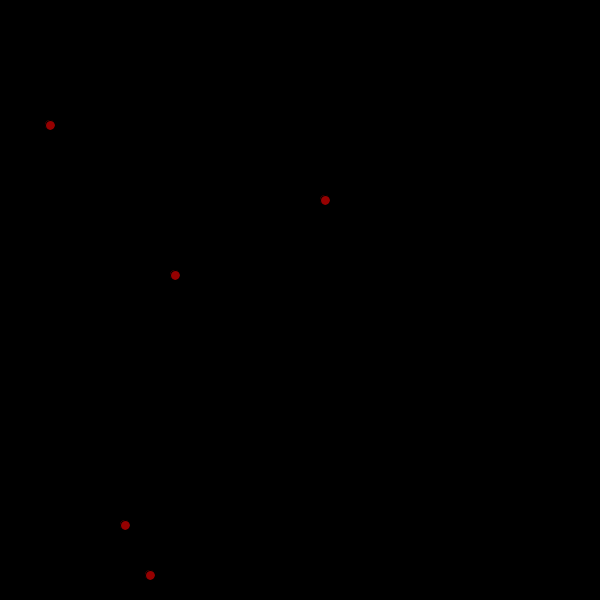
Frame 1 (no input)
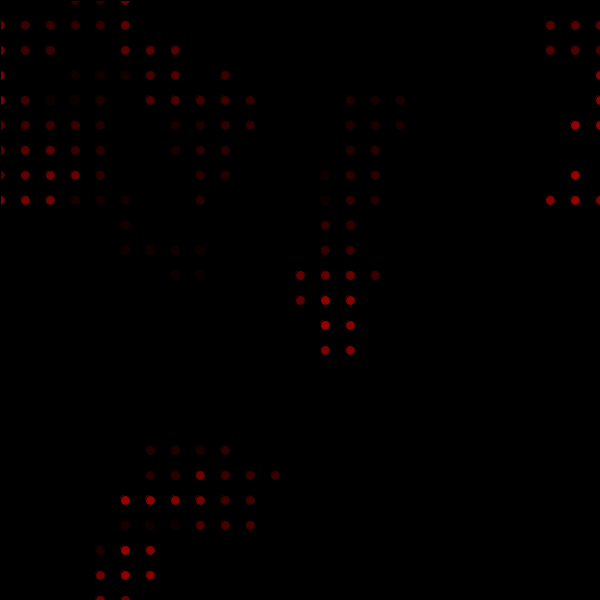
Frame 60 (the mouse pressed at the canvas centre just before this capture)
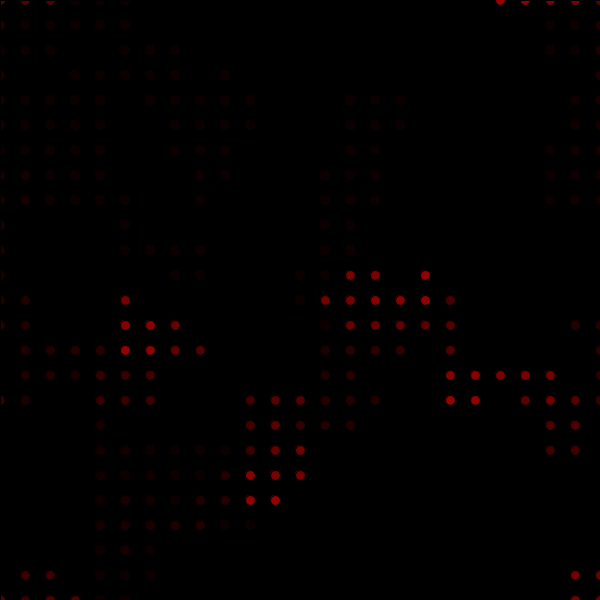
Frame 120 (the mouse held since frame 60 and released just before this capture)

The Processing sketch that drew these frames (run headless with seeded random() and noise(); from frame 60 on, the mouse is pressed at the canvas centre):

// Processing sketch: Network_01
// ── Network_01.pde
/*
split into a grid
 create a line class
 create a circle class
 start from random points
 and radiate about
 */

color col = color(0, 0, 0, 10);            // background color
int spacing = 25;            
ArrayList<ArrayList<cls_Pt>> Grid; 
ArrayList<PVector> Active;
ArrayList<cls_Ln> ActiveLns;
int radius = 10;
int count = 0;
// list of current active points
// list of current active lines

void setup() {
  size(600, 600);
  background(0);
  frameRate(5);
  Active = new ArrayList<PVector>();


  CreateGrid();
  Spawn();
}

void draw() {
  fill(col);
  rect(0, 0, width, height);

  for (int i = 0; i< Active.size(); i++) {
    PVector vect = Active.get(i);
    Grid.get((int)vect.x).get((int)vect.y).Render();
  }

  Respawn();
}




// create grid of points
void CreateGrid() {
  Grid = new ArrayList<ArrayList<cls_Pt> >();
  for (int i = 0; i <= height; i+= spacing) {
    ArrayList<cls_Pt> temp = new ArrayList<cls_Pt>();
    for (int j = 0; j <= width; j+= spacing) {
      temp.add(new cls_Pt(i, j, i/spacing, j/spacing, color(150, 0, 0), radius));
    }
    Grid.add(temp);
  }
}


// randomly pick a series of points to spawn from 
void Spawn() {
  int tempNum = (int)random(3, 5);
  int count = 0;

  // randomly pick from grid
  while (count <= tempNum) {                         // while loop to avoid repeated pts
    int w = (int) random(0, Grid.size());
    int h = (int) random(0, Grid.size());
    if (Grid.get(w).get(h).display == false) {
      // Grid.get(w).get(h).display = true;
      // Grid.get(w).get(h).Render();
      Active.add(new PVector(w, h));
      count++;
    }
  }
}


// 0 = up, 1 = right; 2 = down; 3 = left
void Respawn() {

  ActiveLns = new ArrayList<cls_Ln>();              // reset list
  boolean ignore = false;

  for (int i  = 0; i < Active.size(); i++) {
    cls_Ln templn = new cls_Ln();
    templn.stpt = Grid.get((int)Active.get(i).x).get((int)Active.get(i).y);

    int num = (int) random(0, 4);

    switch (num) {
    case 0:
      if (Active.get(i).y == 0) {
        Active.get(i).y = Grid.size()-1;
        ignore = true;
      } else {
        Active.get(i).y--;
      }
      break;
    case 1:
      if (Active.get(i).x == Grid.size()-1) {
        Active.get(i).x = 0;
        ignore = true;
      } else {
        Active.get(i).x++;
      }
      break;
    case 2:
      if (Active.get(i).y == Grid.get(0).size()-1) {
        Active.get(i).y = 0;
        ignore = true;
      } else {
        Active.get(i).y++;
      }
      break;
    case 3:
      if (Active.get(i).x == 0) {
        Active.get(i).x = Grid.size()-1;
        ignore = true;
      } else {
        Active.get(i).x--;
      }
      break;
    }

    if ( !ignore) {
      templn.endpt = Grid.get((int)Active.get(i).x).get((int)Active.get(i).y);
    }
    ignore = false;
  }
}
// ── cls_Ln.pde


class cls_Ln {

  cls_Pt stpt, endpt;
  color col;

  cls_Ln() {
  }
  
  
  
  cls_Ln(cls_Pt stpt, cls_Pt endpt, color col) {
    this.stpt = stpt;
    this.endpt= endpt;
    this.col = col;
  }


  void Render() {
    stroke(col);
    strokeWeight(1);
    line(stpt.x, stpt.y, endpt.x, endpt.y);
  }
}
// ── cls_Pt.pde


class cls_Pt {

  int x, y, index1, index2, rad;
  color col;
  boolean display;

  cls_Pt(int x, int y, int index1, int index2, color col, int rad ) {
    this.x = x;
    this.y = y;
    this.index1 = index1;
    this.index2 = index2;
    this.col = col;
    this.rad = rad;
    display = false;
  }

  void Render() {
    fill(col);
    ellipse(x, y, rad, rad);
  }
}
